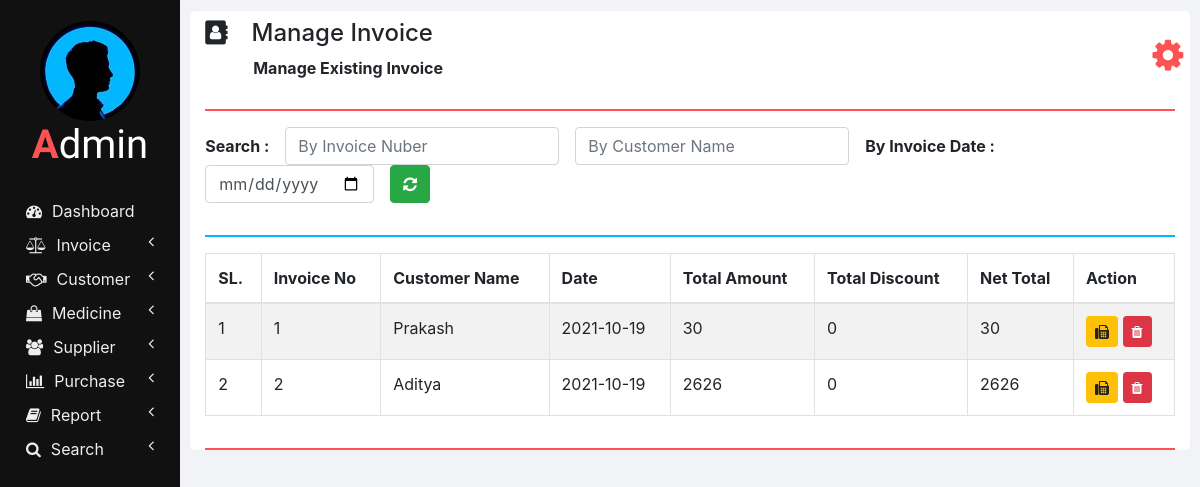
Page /manage_invoice.php on the committed database.
### tables this page shows
CREATE TABLE `invoices` (
  `INVOICE_ID` int(11) NOT NULL,
  `NET_TOTAL` double NOT NULL DEFAULT 0,
  `INVOICE_DATE` date NOT NULL ,
  `CUSTOMER_ID` int(11) NOT NULL,
  `TOTAL_AMOUNT` double NOT NULL,
  `TOTAL_DISCOUNT` double NOT NULL
);

CREATE TABLE `customers` (
  `ID` int(11) NOT NULL,
  `NAME` varchar(20) NOT NULL,
  `CONTACT_NUMBER` varchar(10) NOT NULL,
  `ADDRESS` varchar(100) NOT NULL,
  `DOCTOR_NAME` varchar(20) NOT NULL,
  `DOCTOR_ADDRESS` varchar(100) NOT NULL
);

### php/manage_invoice.php (the view, shortened to what this page needs)
<?php
  function showInvoices() {
    require "db_connection.php";
    if($con) {
      $seq_no = 0;
      $query = "SELECT * FROM invoices INNER JOIN customers ON invoices.CUSTOMER_ID = customers.ID";
      $result = mysqli_query($con, $query);
      while($row = mysqli_fetch_array($result)) {
        $seq_no++;
        showInvoiceRow($seq_no, $row);
      }
    }
  }
  function showInvoiceRow($seq_no, $row) {
    ?>
    <tr>
      <td><?php echo $seq_no; ?></td>
      <td><?php echo $row['INVOICE_ID']; ?></td>
      <td><?php echo $row['NAME']; ?></td>
      <td><?php echo $row['INVOICE_DATE']; ?></td>
      <td><?php echo $row['TOTAL_AMOUNT']; ?></td>
      <td><?php echo $row['TOTAL_DISCOUNT']; ?></td>
      <td><?php echo $row['NET_TOTAL']; ?></td>
      <td>
        <button class="btn btn-warning btn-sm" onclick="printInvoice(<?php echo $row['INVOICE_ID']; ?>);">
          <i class="fa fa-fax"></i>
        </button>
        <button class="btn btn-danger btn-sm" onclick="deleteInvoice(<?php echo $row['INVOICE_ID']; ?>);">
          <i class="fa fa-trash"></i>
        </button>
      </td>
    </tr>
    <?php
  }
    ?>

### manage_invoice.php (shortened to what this page needs)
<!DOCTYPE html>
<html lang="en" dir="ltr">
  <head>
    <link rel="stylesheet" href="bootstrap/css/bootstrap.min.css">
    <link rel="stylesheet" href="https://use.fontawesome.com/releases/v5.3.1/css/all.css">
    <link rel="stylesheet" href="https://cdnjs.cloudflare.com/ajax/libs/font-awesome/4.7.0/css/font-awesome.min.css">
    <link rel="stylesheet" href="css/sidenav.css">
    <link rel="stylesheet" href="css/home.css">
  </head>
  <body>
    <div class="container-fluid">
      <div class="container">
        <?php
          require "php/header.php";
          createHeader('address-book', 'Manage Invoice', 'Manage Existing Invoice');
        ?>
        <div class="row">
          <div class="col-md-12 form-group form-inline">
            <label class="font-weight-bold" for="">Search :&emsp;</label>
            <input type="number" class="form-control" id="by_invoice_number" placeholder="By Invoice Nuber" onkeyup="searchInvoice(this.value, 'INVOICE_ID');">
            &emsp;<input type="text" class="form-control" id="by_customer_name" placeholder="By Customer Name" onkeyup="searchInvoice(this.value, 'NAME');">
            &emsp;<label class="font-weight-bold" for="">By Invoice Date :&emsp;</label>
            <input type="date" class="form-control" id="by_date" onchange="searchInvoice(this.value, 'INVOICE_DATE');">
            &emsp;<button class="btn btn-success font-weight-bold" onclick="refresh();"><i class="fa fa-refresh"></i></button>
          </div>
          <div class="col col-md-12">
            <hr class="col-md-12" style="padding: 0px; border-top: 2px solid  #02b6ff;">
          </div>
          <div class="col col-md-12 table-responsive">
            <div class="table-responsive">
            	<table class="table table-bordered table-striped table-hover">
            		<thead>
            			<tr>
            				<th>SL.</th>
            				<th>Invoice No</th>
            				<th>Customer Name</th>
            				<th>Date</th>
                    <th>Total Amount</th>
                    <th>Total Discount</th>
                    <th>Net Total</th>
                    <th>Action</th>
            			</tr>
            		</thead>
                <tbody id="invoices_div">
                  <?php
                    require 'php/manage_invoice.php';
                    showInvoices();
                  ?>
                </tbody>
            	</table>
            </div>
          </div>
        </div>
        <hr style="border-top: 2px solid #ff5252;">
      </div>
    </div>
  </body>
</html>

### php/header.php
<?php
  function createHeader($icon, $heading, $sub_heading) {
    echo '
    <section class="row content-header">
      <div class="header-title col-md-11">
        <p class="h4 pt-2"><i class="fa fa-'.$icon.'"></i>&emsp;'.$heading.'</p>
        &emsp;&emsp;&emsp;<small class="font-weight-bold h6">'.$sub_heading.'</small>
      </div>
      <div class="col-md-1 user_options">
        <button class="col col-md-1 m-3" onclick="showOptions();">
          <i class="fa fa-gear"></i>
        </button>
        <div id="mark"><i class="fa fa-play fa-rotate-270"></i></div>
        <ul id="options" class="options list-unstyled" style="display: none;">
          <li>
            <a href="my_profile.php"><i class="fa fa-user"></i><span>My Profile</span></a>
          </li>
          <li>
            <a href="change_password.php"><i class="fa fa-edit"></i><span>Change Password</span></a>
          </li>
          <li>
            <a href="loguot\!-Log-Out-!.html"><i class="fa fa-key"></i><span>Logout</span></a>
          </li>
        </ul>
      </div>
    </section>
    <hr style="border-top: 2px solid #ff5252;">
    ';
  }
?>

### css/sidenav.css (style rules this page uses)
body { background-color: #f1f3f6; }
.sidenav { width: 15%; height: 100vh; background-color: #222222; position: fixed; z-index: 1; flex: 1 0 auto; }
.card { width: 100%; height: 100%; top: 0; border-radius: 0; background-color: #111111; }
.logo .logo-caption { font-family: 'Poiret One', cursive; color: #ffffff; text-align: center; margin-bottom: 25px; }
.logo .profile { margin-left: 50%; border-radius: 50%; transform: translate(-50%); }
.logo .tweak { color: #ff5252; font-weight: bold; }
.main-menu-item { padding: 5px 5px; cursor: pointer; }
.main-menu-item > a { color: #eeeeee; text-decoration: none; font-size: 16px; }
.main-menu-item > a > span { margin-left: 10px; }

### css/home.css (style rules this page uses)
html, body { height: 100vh; }
.container-fluid { margin-left: 15%; width: 85%; background: #f1f3f6; padding: 1px 0 0 0; flex: 1 0 auto; }
.container { margin: 0; max-width: 98%; margin: 1%; background-color: #ffffff; border-radius: 5px; }
.user_options button { max-width: 50px; max-height: 50px; font-size: 36px; background-color: #ffffff; color: #ff5252; border: none; outline: none; }
input[type=number] { -moz-appearance: textfield; }

### rows in the picture
invoices: seq_no "1", INVOICE_ID "1", CUSTOMER_ID.NAME "Prakash", INVOICE_DATE "2021-10-19", TOTAL_AMOUNT "30", TOTAL_DISCOUNT "0", NET_TOTAL "30"
invoices: seq_no "2", INVOICE_ID "2", CUSTOMER_ID.NAME "Aditya", INVOICE_DATE "2021-10-19", TOTAL_AMOUNT "2626", TOTAL_DISCOUNT "0", NET_TOTAL "2626"

### other values in the picture
$heading "Manage Invoice"
$sub_heading "Manage Existing Invoice"
